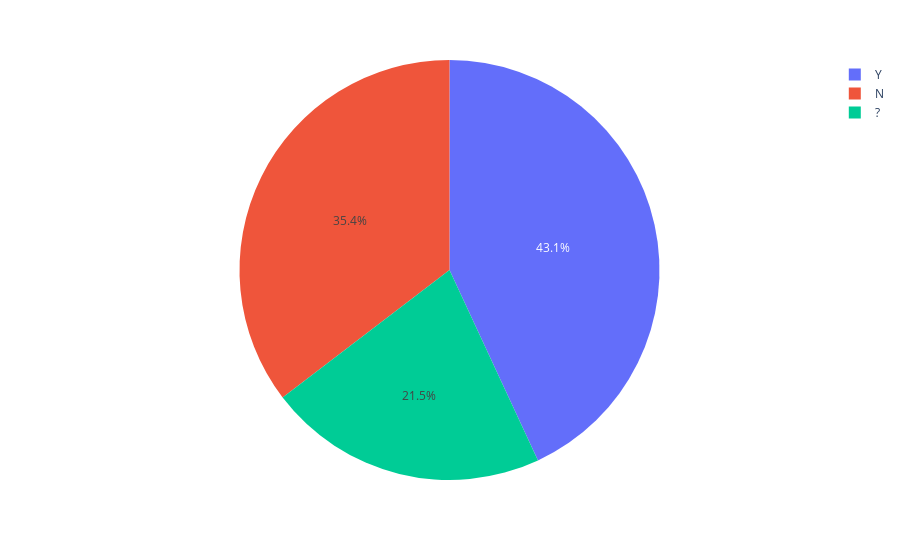

Notebook code cell kept with this figure:
### Markdown cell above
## Challenge 3

Use `matplotlib` to plot the grades Student_score as a bar. There should be a bar for each student score.

HINT: `help(exam_df.plot.bar)` for assistance.

### Code cell
# First plot pie chart for  Did_Exam_Prep Assignment

#1 extract just the Did_Exam_Prep Assignment series value_counts from exam_df  (Challenge 1)
#2 px.pie with names as the series index and values as the values (Challenge 2)

examprep = exam_df['Did_Exam_Prep Assignment'].value_counts()
px.pie(names=examprep.index,values=examprep)

### Figure 1 — Plotly figure (JSON) as saved in the notebook; plotly's stock layout.template omitted (floating-point values rounded to 4 significant figures)
{"data": [{"domain": {"x": [0, 1], "y": [0, 1]}, "hovertemplate": "label=%{label}<br>value=%{value}<extra></extra>", "labels": ["Y", "N", "?"], "legendgroup": "", "name": "", "showlegend": true, "type": "pie", "values": [28, 23, 14]}], "layout": {"legend": {"tracegroupgap": 0}, "margin": {"t": 60}}}
